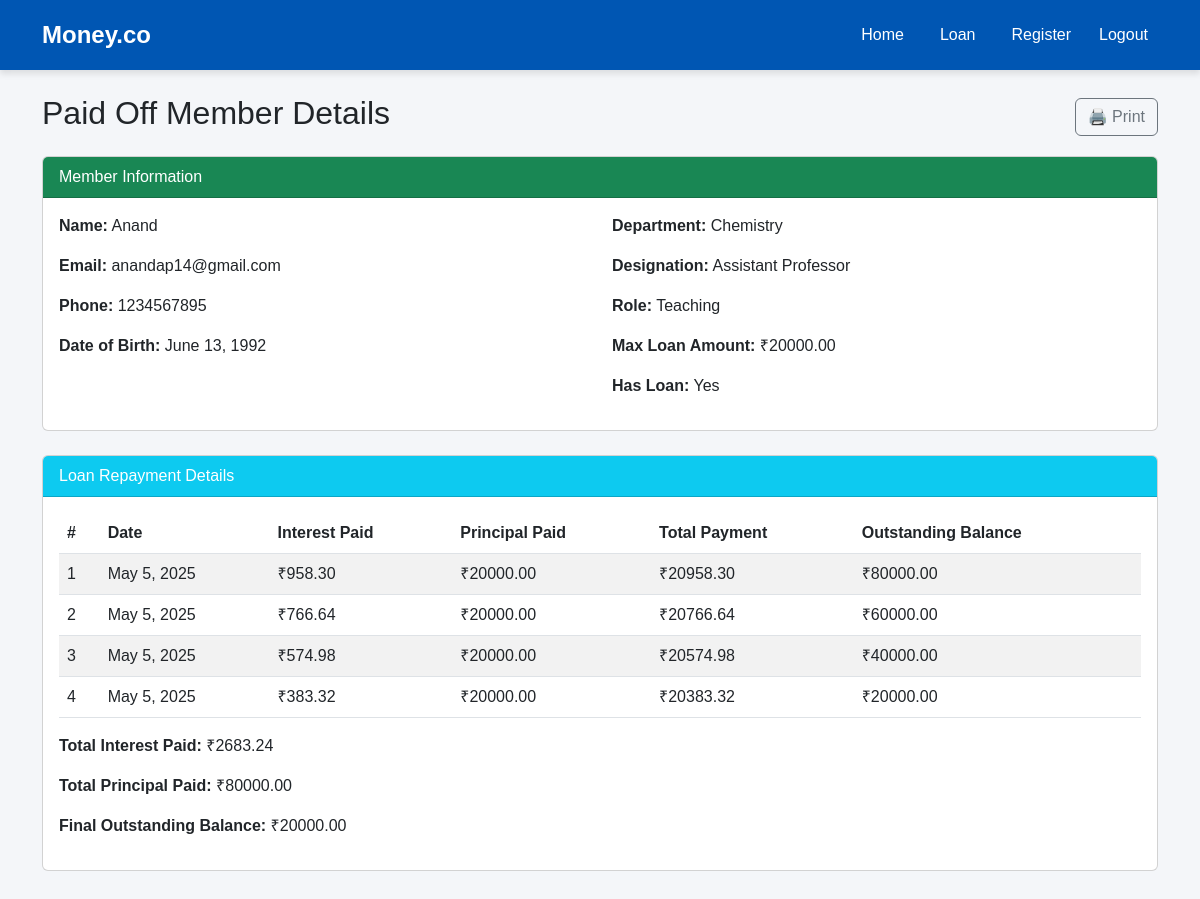
Screenshot of /paid_off/view/21/ with the database file from the repository.
### moneyapp/models.py (models this page shows, shortened)
class Member(models.Model):
    ROLE_CHOICES = [('Teaching', 'Teaching Staff'), ('Non-Teaching', 'Non-Teaching Staff')]
    name            = models.CharField(max_length=100)
    member_id       = models.CharField(max_length=50, unique=True)
    department      = models.CharField(max_length=100, blank=True)
    designation     = models.CharField(max_length=100, blank=True)
    mob = models.CharField(max_length=10, validators=[phone_validator])
    email           = models.EmailField()
    dob             = models.DateField()
    doj             = models.DateField()
    doj_service     = models.DateField()
    maximum_period  = models.IntegerField()
    max_loan_amount = models.DecimalField(max_digits=10, decimal_places=2)
    city            = models.CharField(max_length=100)
    pincode         = models.CharField(max_length=10)
    role            = models.CharField(max_length=20, choices=ROLE_CHOICES, default='Non-Teaching')
    has_loan        = models.BooleanField(default=False)

class LoanRepayment(models.Model):
    member               = models.ForeignKey(Member, on_delete=models.CASCADE)
    repayment_number     = models.PositiveIntegerField()   # sequential number per member
    repayment_date       = models.DateField()
    interest_paid        = models.DecimalField(max_digits=10, decimal_places=2)
    principal_paid       = models.DecimalField(max_digits=10, decimal_places=2)
    total_payment        = models.DecimalField(max_digits=10, decimal_places=2)
    outstanding_balance  = models.DecimalField(max_digits=10, decimal_places=2)
    class Meta:
        ordering = ('member', 'repayment_number')
        constraints = [
            models.UniqueConstraint(fields=['member', 'repayment_number'], name='unique_member_repayment')
        ]

### moneyapp/views.py (the view)
# urls.py: path('paid_off/view/<int:member_id>/', views.view_paid_off_details, name='view_paid_off_details'),  # placeholder
def view_paid_off_details(request, member_id):
    member = get_object_or_404(Member, id=member_id)
    repayments = LoanRepayment.objects.filter(member=member).order_by('repayment_number')
    total_interest = sum(r.interest_paid for r in repayments)
    total_principal = sum(r.principal_paid for r in repayments)
    final_balance = member.max_loan_amount
    return render(request, 'paid_off_detail.html', {
        'member': member,
        'repayments': repayments,
        'total_interest': total_interest,
        'total_principal': total_principal,
        'final_balance': final_balance
    })

### moneyapp/templates/paid_off_detail.html (shortened to what this page needs)
{% extends 'base.html' %}
{% load static %}
{% block content %}
<div class="container mt-4" id="printSection">
    <div class="d-flex justify-content-between align-items-center mb-3">
        <h2>Paid Off Member Details</h2>
        <button class="btn btn-outline-secondary d-print-none" onclick="window.print()">
            🖨️ Print
        </button>
    </div>
    <div class="card mb-4">
        <div class="card-header bg-success text-white">
            Member Information
        </div>
        <div class="card-body row">
            <div class="col-md-6">
                <p><strong>Name:</strong> {{ member.name }}</p>
                <p><strong>Email:</strong> {{ member.email }}</p>
                <p><strong>Phone:</strong> {{ member.mob }}</p>
                <p><strong>Date of Birth:</strong> {{ member.dob }}</p>
            </div>
            <div class="col-md-6">
                <p><strong>Department:</strong> {{ member.department }}</p>
                <p><strong>Designation:</strong> {{ member.designation }}</p>
                <p><strong>Role:</strong> {{ member.role }}</p>
                <p><strong>Max Loan Amount:</strong> ₹{{ member.max_loan_amount }}</p>
                <p><strong>Has Loan:</strong> {{ member.has_loan|yesno:"Yes,No" }}</p>
            </div>
        </div>
    </div>
    <div class="card">
        <div class="card-header bg-info text-white">
            Loan Repayment Details
        </div>
        <div class="card-body">
            {% if repayments %}
                <table class="table table-striped">
                    <thead>
                        <tr>
                            <th>#</th>
                            <th>Date</th>
                            <th>Interest Paid</th>
                            <th>Principal Paid</th>
                            <th>Total Payment</th>
                            <th>Outstanding Balance</th>
                        </tr>
                    </thead>
                    <tbody>
                        {% for r in repayments %}
                        <tr>
                            <td>{{ r.repayment_number }}</td>
                            <td>{{ r.repayment_date }}</td>
                            <td>₹{{ r.interest_paid }}</td>
                            <td>₹{{ r.principal_paid }}</td>
                            <td>₹{{ r.total_payment }}</td>
                            <td>₹{{ r.outstanding_balance }}</td>
                        </tr>
                        {% endfor %}
                    </tbody>
                </table>
                <p><strong>Total Interest Paid:</strong> ₹{{ total_interest }}</p>
                <p><strong>Total Principal Paid:</strong> ₹{{ total_principal }}</p>
                <p><strong>Final Outstanding Balance:</strong> ₹{{ final_balance }}</p>
            {% else %}
                <p>No repayment records found.</p>
            {% endif %}
        </div>
    </div>
</div>
{% endblock %}

### moneyapp/templates/base.html (style rules this page uses)
body { background-color: #f4f6f9; font-family: 'Arial', sans-serif; padding-bottom: 80px; }

### rows the page displays
Member: name "Anand", email "anandap14@gmail.com", mob "1234567895", dob "June 13, 1992", department "Chemistry", designation "Assistant Professor", role "Teaching", max_loan_amount "20000.00", has_loan "Yes"
LoanRepayment: repayment_number "1", repayment_date "May 5, 2025", interest_paid "958.30", principal_paid "20000.00", total_payment "20958.30", outstanding_balance "80000.00"
LoanRepayment: repayment_number "2", repayment_date "May 5, 2025", interest_paid "766.64", principal_paid "20000.00", total_payment "20766.64", outstanding_balance "60000.00"
LoanRepayment: repayment_number "3", repayment_date "May 5, 2025", interest_paid "574.98", principal_paid "20000.00", total_payment "20574.98", outstanding_balance "40000.00"
LoanRepayment: repayment_number "4", repayment_date "May 5, 2025", interest_paid "383.32", principal_paid "20000.00", total_payment "20383.32", outstanding_balance "20000.00"

### other values shown
{{ total_interest }} "2683.24"
{{ total_principal }} "80000.00"
